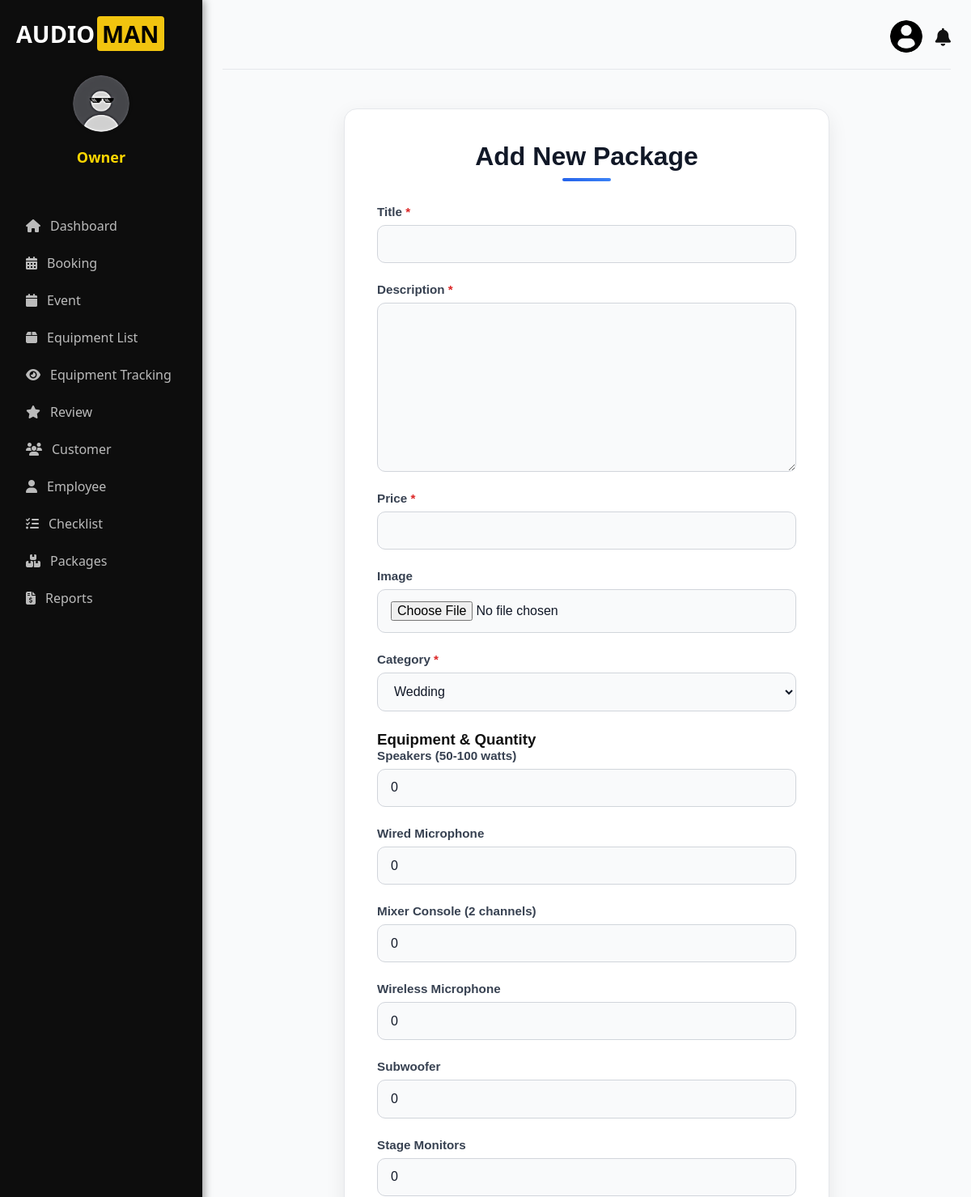
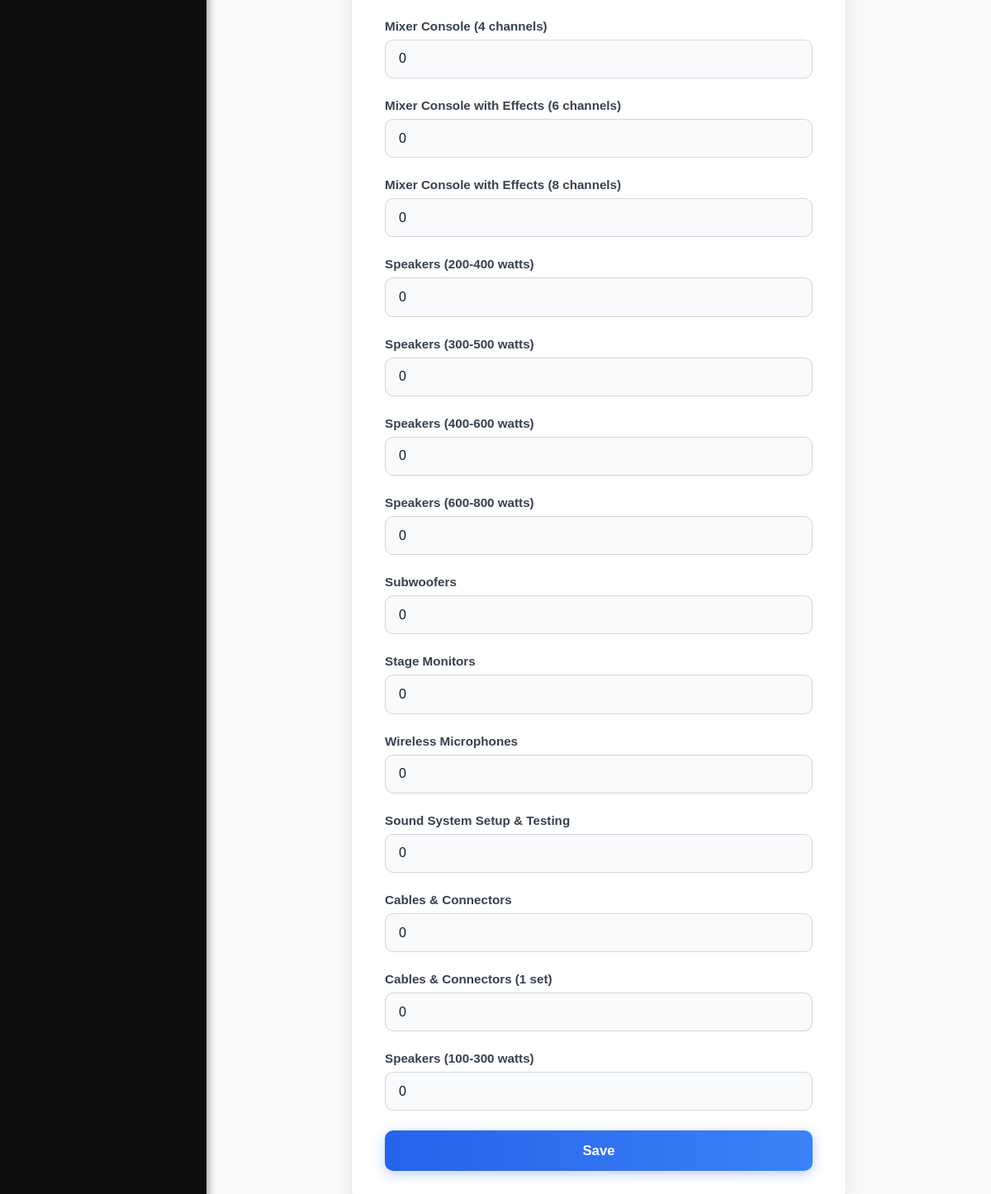
The page /accounts/dashboard/packages/add/ on the database its author committed (2 pictures, top to bottom).
### accounts/models.py (models this page shows, shortened)
class Equipment(models.Model):
    name = models.CharField(max_length=200)
    quantity_available = models.IntegerField(default=0)
    quantity_rented = models.IntegerField(default=0)
    qty_maintenance = models.PositiveIntegerField(default=0)
    qty_repair = models.PositiveIntegerField(default=0)
    condition = models.CharField(
        max_length=100,
        choices=[
            ('Good', 'Good'),
            ('Needs Repair', 'Needs Repair'),
            ('Excellent', 'Excellent'),
        ],
        default='Good'
    )
    status = models.CharField(
        max_length=50,
        choices=[
            ('Available', 'Available'),
            ('Rented', 'Rented'),
            ('Under Maintenance', 'Under Maintenance'),
            ('Under Repair', 'Under Repair'),   # 🔥 Added
            ('Decommissioned', 'Decommissioned'),  # optional
        ],
        default='Available'
    )
    last_checked_out_date = models.DateField(null=True, blank=True)
    current_location = models.CharField(max_length=255, blank=True, null=True)
    last_updated = models.DateTimeField(auto_now=True)  # 🔥 New field

### accounts/views.py (the view)
# urls.py: path('dashboard/packages/add/', views.package_add_view, name='package_add'),
def package_add_view(request):
    equipments = Equipment.objects.all()
    if request.method == "POST":
        form = ServicePackageForm(request.POST, request.FILES)
        qty_form = EquipmentQuantityForm(request.POST, equipments=equipments)
        if form.is_valid() and qty_form.is_valid():
            package = form.save()
            for equipment in equipments:
                field_name = f"equipment_{equipment.id}"
                qty = int(qty_form.cleaned_data.get(field_name, 0))
                if qty > 0:
                    PackageEquipment.objects.create(
                        package=package,
                        equipment=equipment,
                        quantity_required=qty
                    )
            messages.success(request, "Package created successfully!")
            return redirect("package_list")
    else:
        form = ServicePackageForm()
        qty_form = EquipmentQuantityForm(equipments=equipments)
    equipment_fields = [(eq, qty_form[f"equipment_{eq.id}"]) for eq in equipments]
    return render(request, "client/package_add.html", {
        "form": form,
        "qty_form": qty_form,
        "equipment_fields": equipment_fields,
        "package": None,
    })

### accounts/forms.py
class ServicePackageForm(forms.ModelForm):
    class Meta:
        model = ServicePackage
        fields = ['title', 'description', 'price', 'image', 'category']

class EquipmentQuantityForm(forms.Form):
    def __init__(self, *args, **kwargs):
        equipments = kwargs.pop('equipments')
        super().__init__(*args, **kwargs)
        for equipment in equipments:
            self.fields[f"equipment_{equipment.id}"] = forms.IntegerField(
                label=equipment.name,
                required=False,
                min_value=0,
                initial=0,
                help_text="Enter required quantity (0 if not included)"
            )

### accounts/context_processors.py (called while the page is built, shortened)
def notifications_context(request):
    return {}

def global_notifications(request):
    if request.user.is_authenticated:
        notifications = Booking.objects.filter(status="Pending")
    else:
        notifications = []
    return {
        'notifications': notifications
    }

def user_notifications(request):
    return {
        'notifications': [],
        'notifications_unread_count': 0,
    }

### accounts/templates/client/package_add.html (shortened to what this page needs)
{% extends "client-base.html" %}
{% block content %}
<div class="form-container">
    <h2>
        {% if package %}Edit Package{% else %}Add New Package{% endif %}
    </h2>
<form method="POST" enctype="multipart/form-data">
    {% for field in form %}
    <div class="form-group">
        <label for="{{ field.id_for_label }}">
            {{ field.label }}
            {% if field.field.required %}
            <span class="required">*</span>
            {% endif %}
        </label>
        {{ field }}
    </div>
    {% endfor %}
    <h3>Equipment & Quantity</h3>
    {% for equipment, bound_field in equipment_fields %}
    <div class="form-group">
        <label for="{{ bound_field.id_for_label }}">{{ equipment.name }}</label>
        {{ bound_field }}
    </div>
    {% endfor %}
    <button type="submit" class="submit-btn">
        {% if package %}Update{% else %}Save{% endif %}
    </button>
</form>
</div>
{% endblock %}

### accounts/templates/client-base.html (style rules this page uses)
* { margin: 0; padding: 0; box-sizing: border-box; }
body { font-family: 'Segoe UI', Arial, sans-serif; background: #f9fafb; color: #111; display: flex; height: 100vh; overflow: hidden; transition: background 0.3s, color 0.3s; }

### accounts/templates/client/package_add.html (style rules this page uses)
.form-container { max-width: 600px; margin: 3rem auto; padding: 2.5rem; background: #fff; border-radius: 16px; border: 1px solid #e5e7eb; box-shadow: 0 8px 25px rgba(0,0,0,0.08); animation: fadeUp 0.5s ease; font-family: 'Poppins', sans-serif; }
.form-container h2 { font-size: 2rem; font-weight: 800; text-align: center; color: #111827; margin-bottom: 1.8rem; position: relative; }
.form-container h2::after { content: ""; display: block; width: 60px; height: 4px; background: linear-gradient(90deg, #2563eb, #3b82f6); border-radius: 2px; margin: 0.5rem auto 0; }
.form-group { display: flex; flex-direction: column; margin-bottom: 1.5rem; }
.form-group label { font-weight: 600; color: #374151; margin-bottom: 0.5rem; font-size: 0.95rem; }
.form-group label .required { color: #dc2626; }
.form-group input, .form-group textarea, .form-group select { padding: 0.85rem 1rem; border: 1px solid #d1d5db; border-radius: 10px; font-size: 1rem; color: #111827; background-color: #f9fafb; transition: all 0.3s ease; }
.form-group textarea { resize: vertical; min-height: 120px; }
.submit-btn { width: 100%; padding: 0.9rem 1rem; font-weight: 700; font-size: 1.05rem; color: #fff; background: linear-gradient(90deg, #2563eb, #3b82f6); border: none; border-radius: 10px; cursor: pointer; transition: all 0.3s ease; box-shadow: 0 4px 15px rgba(37,99,235,0.3); }

### rows shown on the page
Equipment: name "Speakers (50-100 watts)", bound_field "0"
Equipment: name "Wired Microphone", bound_field "0"
Equipment: name "Mixer Console (2 channels)", bound_field "0"
Equipment: name "Wireless Microphone", bound_field "0"
Equipment: name "Subwoofer", bound_field "0"
Equipment: name "Stage Monitors", bound_field "0"
Equipment: name "Mixer Console (4 channels)", bound_field "0"
Equipment: name "Mixer Console with Effects (6 channels)", bound_field "0"
Equipment: name "Mixer Console with Effects (8 channels)", bound_field "0"
Equipment: name "Speakers (200-400 watts)", bound_field "0"
Equipment: name "Speakers (300-500 watts)", bound_field "0"
Equipment: name "Speakers (400-600 watts)", bound_field "0"
Equipment: name "Speakers (600-800 watts)", bound_field "0"
Equipment: name "Subwoofers", bound_field "0"
Equipment: name "Stage Monitors", bound_field "0"
Equipment: name "Wireless Microphones", bound_field "0"
Equipment: name "Sound System Setup & Testing", bound_field "0"
Equipment: name "Cables & Connectors", bound_field "0"
Equipment: name "Cables & Connectors (1 set)", bound_field "0"
Equipment: name "Speakers (100-300 watts)", bound_field "0"

### other values the page prints
{{ field.label }} "Title" "Description" "Price" "Image" "Category"
